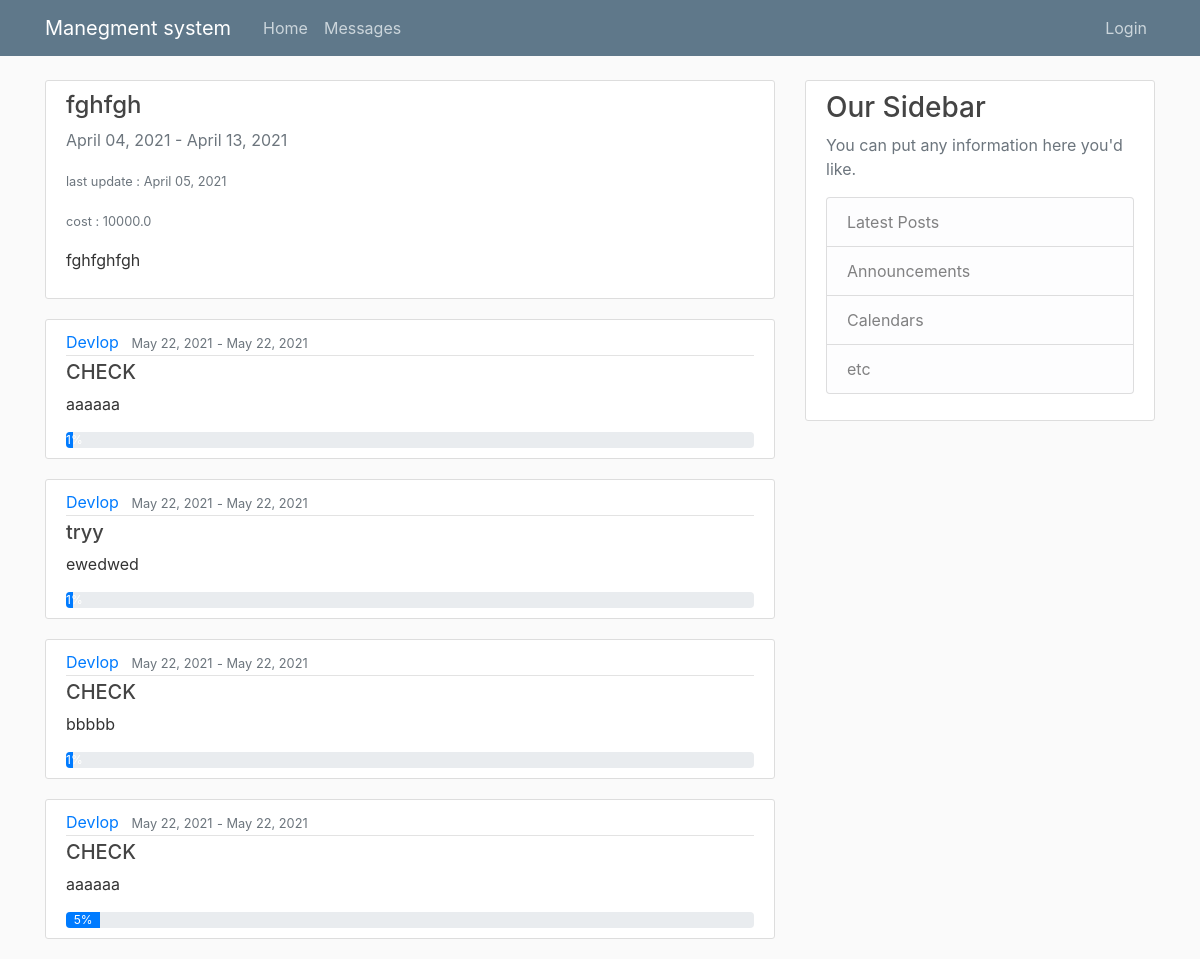
Before: /Devlop/2/ with the older database file.
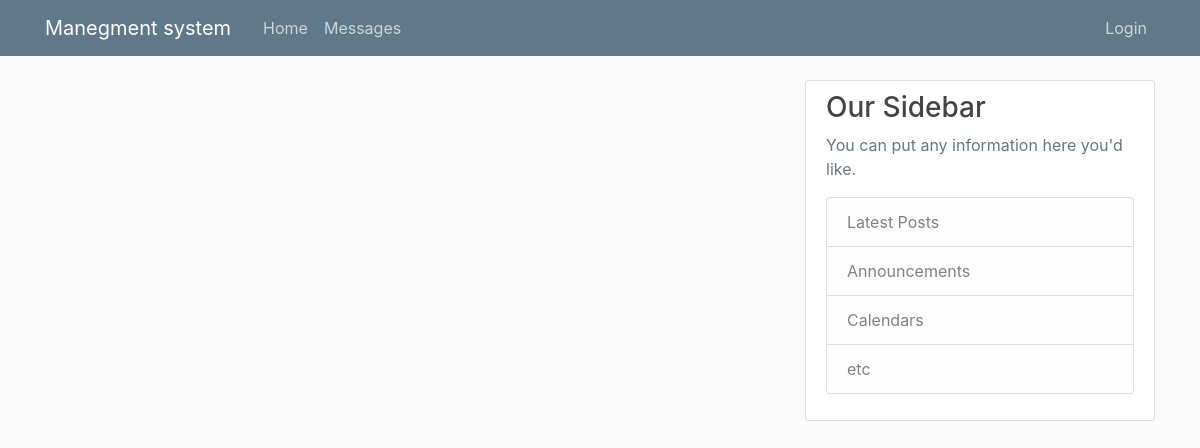
After: the same page with the newer database file.
### work/models.py (models this page shows, shortened)
class Task(models.Model):
    startTime = models.DateField(null=False)
    endTime = models.DateField(null=False)
    inCharge = models.ForeignKey(User, on_delete=models.CASCADE)
    workDone = models.IntegerField(default=0, validators=[MaxValueValidator(100), MinValueValidator(0)])
    lastUpdate = models.DateTimeField(null=False)
    cost = models.FloatField(null=False, default=0)
    TaskName = models.CharField(max_length=300, null=False)
    Description = models.CharField(max_length=500, null=True)
    projectnum = models.ForeignKey(project, on_delete=models.CASCADE)
    inSprint = models.BooleanField(default=False)

class SubTask(models.Model):
    startTime = models.DateField(null=False)
    endTime = models.DateField(null=False)
    encharge = models.ForeignKey(User, on_delete=models.CASCADE)
    lastUpdate = models.DateTimeField(null=True)
    cost = models.FloatField(null=False, default=0)
    workDone = models.IntegerField(default=1, validators=[MaxValueValidator(100), MinValueValidator(0)])
    skillNeed = models.ForeignKey(skill, on_delete=models.CASCADE)
    TaskName = models.CharField(max_length=300, null=False)
    Description = models.CharField(max_length=500, null=True)
    TaskID = models.ForeignKey(Task, on_delete=models.CASCADE)

### pages/views.py (the view)
# urls.py: path('Devlop/<int:id>/',SubTasksPerTask_view,name='SubTasksPerTask_view'),
def SubTasksPerTask_view(request, id):
    obj = SubTask.objects.filter(TaskID=id)
    obj2 = Task.objects.filter(id=id)
    return render(request, "SubTasksPerTask.html", {'tasks': obj, 't': obj2, })

### templates/SubTasksPerTask.html
{% extends "Base.html" %}
{% block content %}
    {% for task in t %}
        <article class="media content-section">
          <div class="media-body">
            <h4><a class="article-title" href="#">{{ task.TaskName }}</a></h4>
               <a class="text-muted">{{ task.startTime|date:"F d, Y" }}</a>
                <a class="text-muted"> - </a>
              <a class="text-muted">{{ task.endTime|date:"F d, Y" }}</a>
              <p></p><small class="text-muted">last update : {{ task.lastUpdate|date:"F d, Y" }}</small></p>
               <p></p><small class="text-muted">cost : {{ task.cost}}</small></p>
            <p class="article-content">{{ task.Description }}</p>
              </div>
        </article>
    {% endfor %}
    {% for task in tasks %}
        <article class="media content-section">
          <div class="media-body">
            <div class="article-metadata">
              <a class="mr-2" href="#">{{ task.encharge }}</a>
              <small class="text-muted">{{ task.startTime|date:"F d, Y" }}</small>
                <small class="text-muted"> - </small>
              <small class="text-muted">{{ task.endTime|date:"F d, Y" }}</small>
            </div>
            <h5><a class="article-title" href="/Devlop/{{  task.TaskID.id}}/{{ task.id }}/">{{ task.TaskName }}</a></h5>
            <p class="article-content">{{ task.Description }}</p>
              <div class="progress">
            <div class="progress-bar" role="progressbar"  aria-valuemin="0" aria-valuemax="100" aria-valuenow="0" style="width: {{task.workDone}}%">{{task.workDone}}%</div>
              </div>
              </div>
        </article>
    {% endfor %}
{% endblock content %}

Changed rows visible on the page:
removed Task: TaskName "fghfgh", startTime "April 04, 2021", endTime "April 13, 2021", lastUpdate "April 05, 2021", cost "10000.0", Description "fghfghfgh"
removed SubTask: encharge "Devlop", startTime "May 22, 2021", endTime "May 22, 2021", TaskName "CHECK", Description "aaaaaa", workDone "1"
removed SubTask: encharge "Devlop", startTime "May 22, 2021", endTime "May 22, 2021", TaskName "tryy", Description "ewedwed", workDone "1"
removed SubTask: encharge "Devlop", startTime "May 22, 2021", endTime "May 22, 2021", TaskName "CHECK", Description "bbbbb", workDone "1"
removed SubTask: encharge "Devlop", startTime "May 22, 2021", endTime "May 22, 2021", TaskName "CHECK", Description "aaaaaa", workDone "5"
